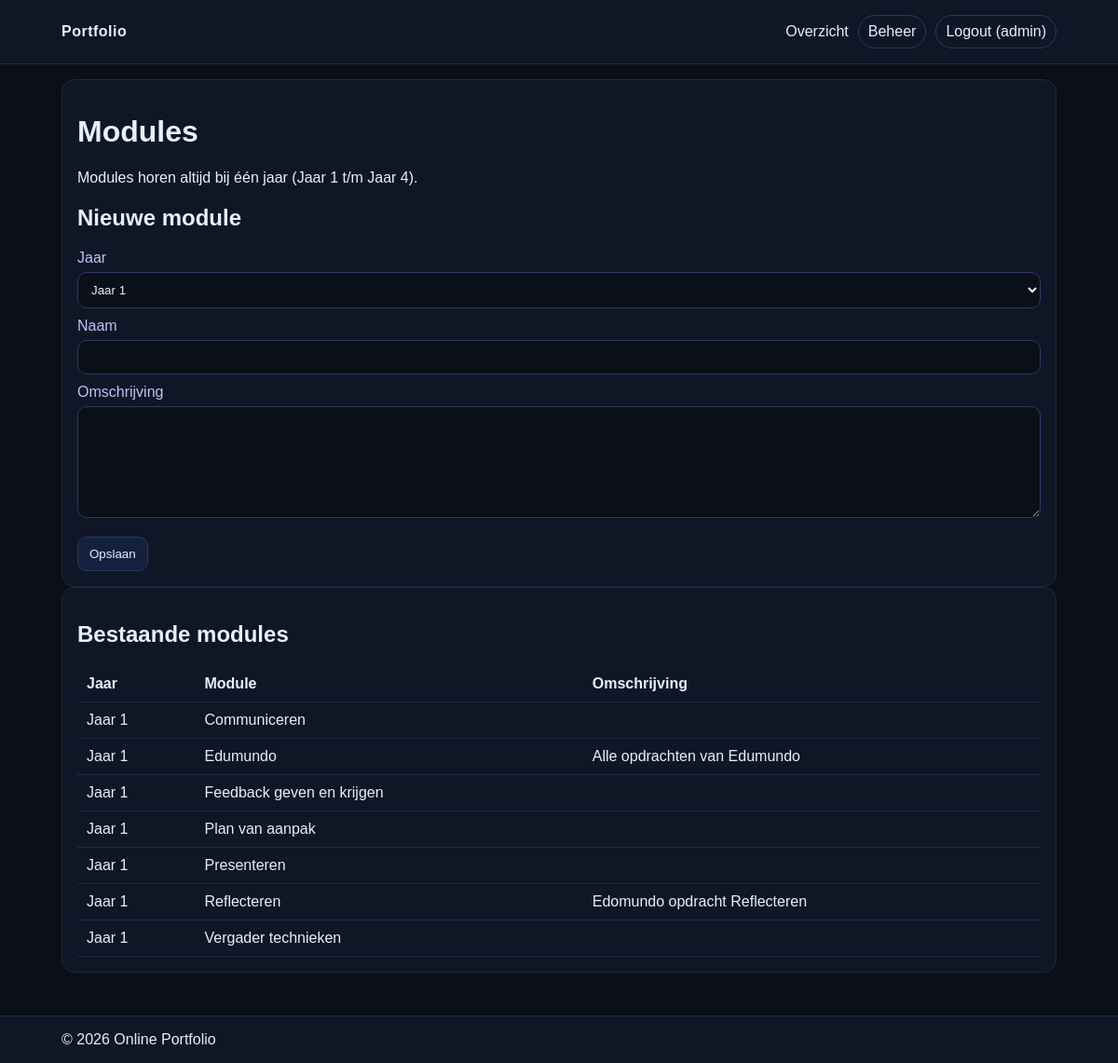
/admin/modules.php (signed in), run on the app's committed database.
### tables this page shows
CREATE TABLE `modules` (
  `id` int(11) NOT NULL,
  `year_id` tinyint(4) NOT NULL,
  `name` varchar(120) NOT NULL,
  `description` text DEFAULT NULL,
  `created_at` timestamp NULL DEFAULT current_timestamp()
);

CREATE TABLE `years` (
  `id` tinyint(4) NOT NULL,
  `label` varchar(20) NOT NULL
);

### includes/helpers.php (called while the page is built, shortened)
<?php
if (!function_exists('h')) {
    function h(string $s): string {
        return htmlspecialchars($s, ENT_QUOTES | ENT_SUBSTITUTE, 'UTF-8');
    }
}

### admin/modules.php (the view, shortened to what this page needs)
<?php
require __DIR__ . '/../includes/config.php';
require __DIR__ . '/../includes/helpers.php';
$years = $pdo->query('SELECT id, label FROM years ORDER BY id')->fetchAll();
$modules = $pdo->query('SELECT m.id, m.year_id, y.label AS year_label, m.name, m.description FROM modules m JOIN years y ON y.id=m.year_id ORDER BY m.year_id, m.name')->fetchAll();
include __DIR__ . '/../includes/header.php';
?>
<div class="card">
  <h1>Modules</h1>
  <p>Modules horen altijd bij één jaar (Jaar 1 t/m Jaar 4).</p>
  <h2>Nieuwe module</h2>
  <form method="post">
    <label>Jaar</label>
    <select name="year_id" required>
      <?php foreach ($years as $y): ?>
        <option value="<?= (int)$y['id'] ?>"><?= h($y['label']) ?></option>
      <?php endforeach; ?>
    </select>
    <label>Naam</label>
    <input name="name" required />
    <label>Omschrijving</label>
    <textarea name="description"></textarea>
    <div class="actions"><button type="submit">Opslaan</button></div>
  </form>
</div>
<div class="card">
  <h2>Bestaande modules</h2>
  <table class="table">
    <tr><th>Jaar</th><th>Module</th><th>Omschrijving</th></tr>
    <?php foreach ($modules as $m): ?>
      <tr>
        <td><?= h($m['year_label']) ?></td>
        <td><?= h($m['name']) ?></td>
        <td><?= h((string)$m['description']) ?></td>
      </tr>
    <?php endforeach; ?>
  </table>
</div>
<?php include __DIR__ . '/../includes/footer.php'; ?>

### assets/styles.css (style rules this page uses)
* { box-sizing:border-box }
body { margin:0;font-family:Arial,sans-serif;background:#0b0f17;color:#e8eefc }
.card { border:1px solid #1e2a44;background:#0f1626;border-radius:14px;padding:16px }
label { display:block;margin:10px 0 6px;color:#b8c7f4 }
input,select,textarea { width:100%;padding:10px;border-radius:10px;border:1px solid #2a3a61;background:#0b0f17;color:#e8eefc }
textarea { min-height:120px;resize:vertical }
button { padding:10px 12px;border-radius:10px;border:1px solid #2a3a61;background:#14213d;color:#e8eefc;cursor:pointer }
.table { width:100%;border-collapse:collapse }
.table th,.table td { border-bottom:1px solid #1e2a44;padding:10px;text-align:left;vertical-align:top }
.actions { margin-top:16px;display:flex;gap:10px;flex-wrap:wrap;align-items:center }

### data on the page
modules: year.label "Jaar 1", name "Communiceren"
modules: year.label "Jaar 1", name "Edumundo", description "Alle opdrachten van Edumundo"
modules: year.label "Jaar 1", name "Feedback geven en krijgen"
modules: year.label "Jaar 1", name "Plan van aanpak"
modules: year.label "Jaar 1", name "Presenteren"
modules: year.label "Jaar 1", name "Reflecteren", description "Edomundo opdracht Reflecteren"
modules: year.label "Jaar 1", name "Vergader technieken"

### other printed values
$u['username'] "admin"
form field year_id "Jaar 1"
